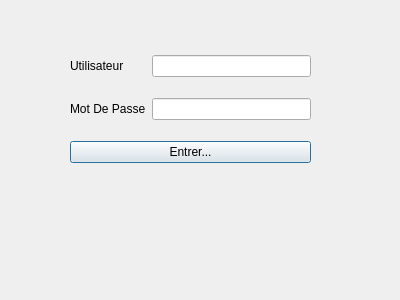
<?xml version="1.0" encoding="UTF-8"?>
<ui version="4.0">
 <class>connexion</class>
 <widget class="QDialog" name="connexion">
  <property name="geometry">
   <rect>
    <x>0</x>
    <y>0</y>
    <width>400</width>
    <height>300</height>
   </rect>
  </property>
  <property name="windowTitle">
   <string>Dialog</string>
  </property>
  <widget class="QWidget" name="gridLayoutWidget">
   <property name="geometry">
    <rect>
     <x>70</x>
     <y>40</y>
     <width>241</width>
     <height>141</height>
    </rect>
   </property>
   <layout class="QGridLayout" name="gridLayout">
    <item row="2" column="0">
     <widget class="QLabel" name="label_2">
      <property name="text">
       <string>Mot De Passe</string>
      </property>
     </widget>
    </item>
    <item row="3" column="0" colspan="2">
     <widget class="QPushButton" name="btn_Connection">
      <property name="text">
       <string>Entrer...</string>
      </property>
     </widget>
    </item>
    <item row="2" column="1">
     <widget class="QLineEdit" name="lineEditMdP">
      <property name="echoMode">
       <enum>QLineEdit::Password</enum>
      </property>
     </widget>
    </item>
    <item row="0" column="1">
     <widget class="QLineEdit" name="lineEditUtilisateur"/>
    </item>
    <item row="0" column="0">
     <widget class="QLabel" name="label">
      <property name="text">
       <string>Utilisateur</string>
      </property>
     </widget>
    </item>
   </layout>
  </widget>
 </widget>
 <resources/>
 <connections/>
</ui>
